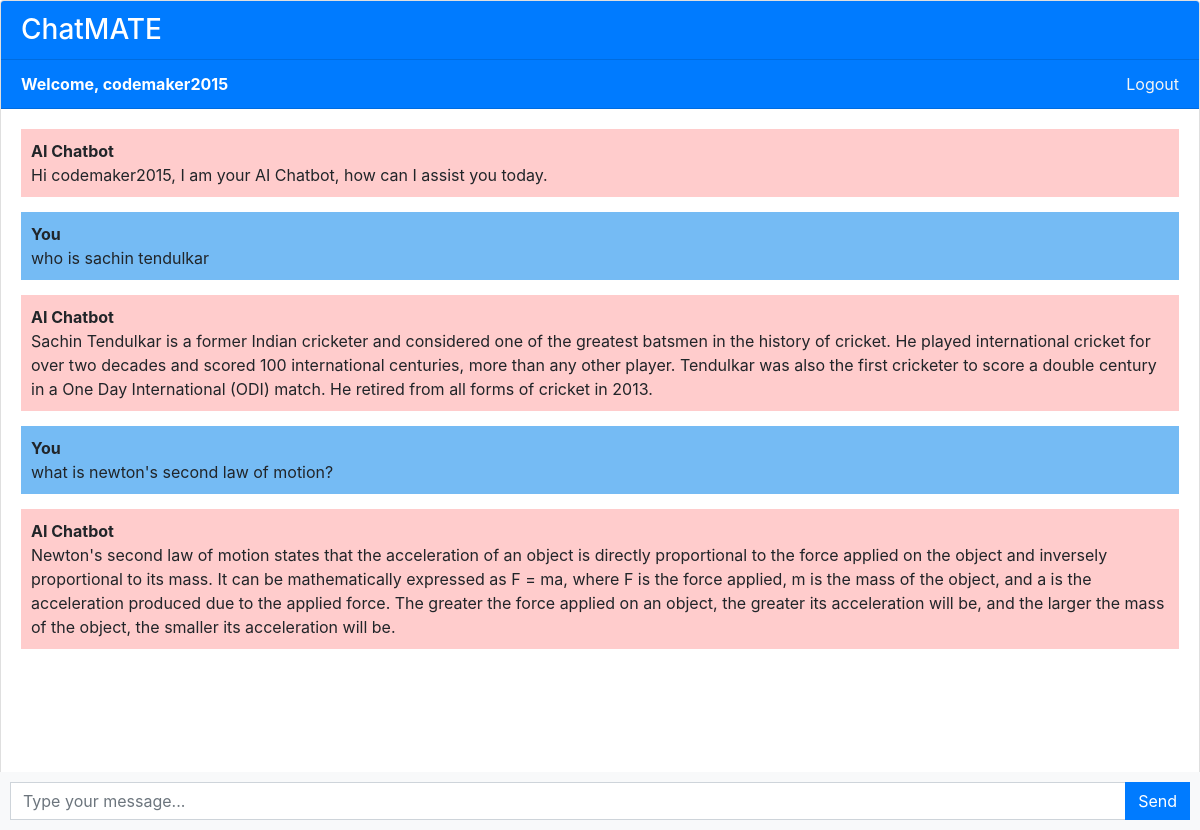
Screenshot of / (signed in) with the database file from the repository.
### chatbot/models.py (models this page shows, shortened)
class Chat(models.Model):
    user = models.ForeignKey(User, on_delete=models.CASCADE)
    message = models.TextField()
    response = models.TextField()
    created_at = models.DateTimeField(auto_now_add=True)

### chatbot/views.py (the view)
# urls.py: path('', views.chatbot, name='chatbot'),
def chatbot(request):
    chats = Chat.objects.filter(user=request.user)
    if request.method == 'POST':
        message = request.POST.get('message')
        response = ask_openai(message)
        chat = Chat(user=request.user, message=message, response=response, created_at=timezone.now())
        chat.save()
        return JsonResponse({'message': message, 'response': response})
    return render(request, 'chatbot.html', {'chats': chats})

### templates/chatbot.html (shortened to what this page needs)
{% extends 'base.html' %}  {% block content %}
<div class="chat-container">
  <div class="card flex-grow-1">
    <div class="card-header bg-primary text-white h3">ChatMATE</div>
    {% if user.is_authenticated %}
    <div
      class="card-header bg-primary text-white d-flex justify-content-between"
    >
      <b>Welcome, {{user.username}}</b>
      <a style="color: rgb(244, 244, 244)" href="logout">Logout</a>
    </div>
    {% else %}
    <div class="card-header bg-primary text-white">
      <a style="color: rgb(244, 244, 244)" href="login">Login</a>
      <a style="color: rgb(244, 244, 244)" href="register">Register</a>
    </div>
    {% endif %}
    <div class="card-body messages-box">
      <ul class="list-unstyled messages-list">
        <li class="message received">
          <div class="message-text">
            <div class="message-sender">
              <b>AI Chatbot</b>
            </div>
            <div class="message-content">
              Hi {{user.username}}, I am your AI Chatbot, how can I assist you
              today.
            </div>
          </div>
        </li>
        {% for chat in chats %} {% if chat.user == request.user %}
        <li class="message sent">
          <div class="message-text">
            <div class="message-sender">
              <b>You</b>
            </div>
            <div class="message-content">{{chat.message}}</div>
          </div>
        </li>
        <li class="message received">
          <div class="message-text">
            <div class="message-sender">
              <b>AI Chatbot</b>
            </div>
            <div class="message-content">{{chat.response}}</div>
          </div>
        </li>
        {% endif %} {% endfor %}
      </ul>
    </div>
    <br /><br />
    <br /><br />
    <br /><br />
  </div>
  <form class="message-form">
    <div class="input-group">
      <input
        type="text"
        class="form-control message-input"
        placeholder="Type your message..."
      />
      <div class="input-group-append">
        <button type="submit" class="btn btn-primary btn-send">Send</button>
      </div>
    </div>
  </form>
</div>
{% endblock %}

### templates/base.html (shortened to what this page needs)
<!DOCTYPE html>
<html lang="en">
  <head>
    <link rel="stylesheet" href="https://stackpath.bootstrapcdn.com/bootstrap/4.3.1/css/bootstrap.min.css">
  </head>
  <body>
    {% block content %}{% endblock %}
  </body>
</html>

### templates/chatbot.html (style rules this page uses)
body, html { height: 100%; }
.messages-box { flex: 1; overflow-y: auto; }
.messages-list { padding-left: 0; }
.message { margin-bottom: 15px; list-style: none; }
.message-text { padding: 10px; border-radius: 5px; }
.sent { background-color: #75bbf4; align-self: flex-end; }
.received { background-color: #ffcccc; align-self: flex-start; }
.message-form { display: flex; position: fixed; bottom: 0; left: 0; right: 0; padding: 10px; background-color: #f8f9fa; }
.message-input { flex: 1; border-radius: 0; border-right: none; }
.btn-send { border-radius: 0; }
.chat-container { height: 100%; display: flex; flex-direction: column; }

### rows the page displays
Chat: message "who is sachin tendulkar", response "Sachin Tendulkar is a former Indian cricketer and considered one of the greatest batsmen in the history of cricket. He played international cricket for over two decades and scored 100 international centuries, more than any other player. Tendulkar was also the first cricketer to score a double century in a One Day International (ODI) match. He retired from all forms of cricket in 2013."
Chat: message "what is newton's second law of motion?", response "Newton's second law of motion states that the acceleration of an object is directly proportional to the force applied on the object and inversely proportional to its mass. It can be mathematically expressed as F = ma, where F is the force applied, m is the mass of the object, and a is the acceleration produced due to the applied force. The greater the force applied on an object, the greater its acceleration will be, and the larger the mass of the object, the smaller its acceleration will be."

### other values shown
{{ user.username }} "codemaker2015"
